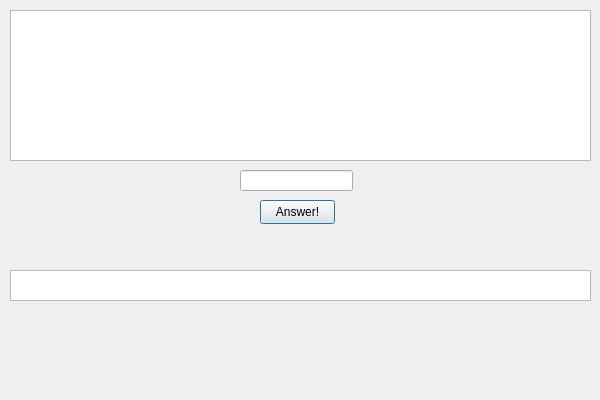
<?xml version="1.0" encoding="UTF-8"?>
<ui version="4.0">
 <class>numericAnswerDialogClass</class>
 <widget class="QDialog" name="numericAnswerDialogClass">
  <property name="enabled">
   <bool>true</bool>
  </property>
  <property name="geometry">
   <rect>
    <x>0</x>
    <y>0</y>
    <width>600</width>
    <height>400</height>
   </rect>
  </property>
  <property name="windowTitle">
   <string>numericAnswerDialog</string>
  </property>
  <property name="modal">
   <bool>true</bool>
  </property>
  <widget class="QTextEdit" name="question">
   <property name="geometry">
    <rect>
     <x>10</x>
     <y>10</y>
     <width>581</width>
     <height>151</height>
    </rect>
   </property>
  </widget>
  <widget class="QLineEdit" name="answer">
   <property name="geometry">
    <rect>
     <x>240</x>
     <y>170</y>
     <width>113</width>
     <height>21</height>
    </rect>
   </property>
  </widget>
  <widget class="QPushButton" name="answerButton">
   <property name="geometry">
    <rect>
     <x>260</x>
     <y>200</y>
     <width>75</width>
     <height>24</height>
    </rect>
   </property>
   <property name="text">
    <string>Answer!</string>
   </property>
  </widget>
  <widget class="QTextEdit" name="actionResponse">
   <property name="geometry">
    <rect>
     <x>10</x>
     <y>270</y>
     <width>581</width>
     <height>31</height>
    </rect>
   </property>
  </widget>
 </widget>
 <layoutdefault spacing="6" margin="11"/>
 <resources/>
 <connections/>
</ui>
